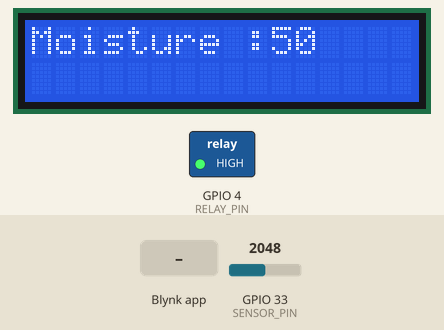
The sketch below on a simulated ESP32. Parts: 16×2 character LCD, switched loads named in the sketch (green lamp = pin HIGH). Inputs (shaded band) come from the test bench; at power-on: GPIO 33 (SENSOR_PIN) = 2048. WiFi joins after 1.5 s; servers stay silent unless stated; what the sketch prints to the serial monitor is not drawn.

Above: at 6.3 s.
6.4 s: Blynk app writes 1 to V1
At 7.1 s:
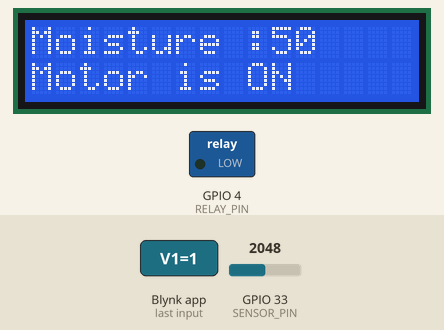
7.9 s: Blynk app writes 0 to V1
At 8.4 s:
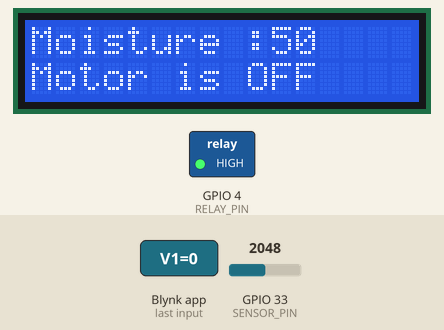
9.4 s: GPIO 33 (SENSOR_PIN) set to 2866
At 10.5 s:
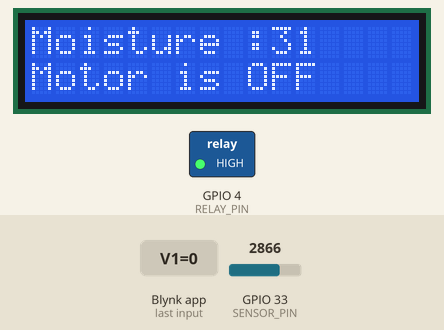
10.9 s: GPIO 33 (SENSOR_PIN) set to 3603
At 12.0 s:
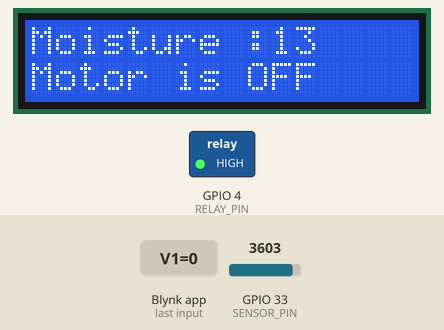
12.6 s: GPIO 33 (SENSOR_PIN) set to 4095
At 12.9 s:
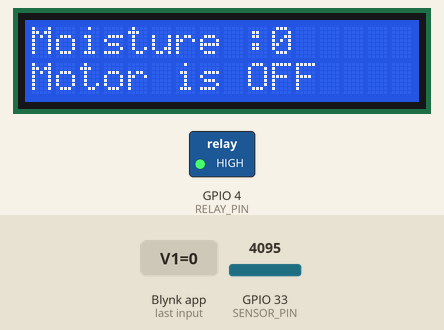
Timing chart, 0 to 15.1 s (numbered marks = the images above; inputs shaded):
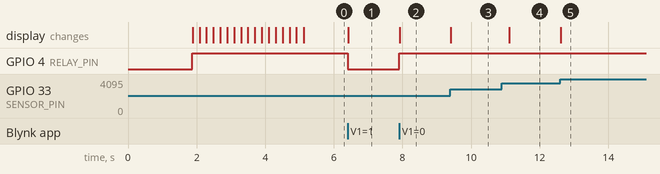

The sketch:

smart_watering.ino
```cpp
// Include necessary libraries
#include <LiquidCrystal_I2C.h> // For LCD display
#include <Wire.h>              // For I2C communication
#include <WiFiClient.h>        // WiFi library
#include <BlynkSimpleEsp32.h>  // Blynk library for ESP32

// Define pins
#define SENSOR_PIN 33 // Soil moisture sensor pin
#define RELAY_PIN 4   // Relay control pin for motor

// Initialize LCD with I2C address and dimensions
LiquidCrystal_I2C lcd(0x27, 16, 2);

// Blynk authentication and WiFi credentials
char auth[] = "BLYNK_AUTH_TOKEN"; // Auth token from Blynk
char ssid[] = "katinat";          // WiFi SSID
char pass[] = "12345678";         // WiFi password

// Initialize Blynk timer
BlynkTimer timer;

void setup()
{
  // Start serial communication for debugging
  Serial.begin(115200);

  // Initialize Blynk with cloud server and authentication token
  Blynk.begin(auth, ssid, pass, "blynk.cloud", 80);

  // Initialize LCD and set up relay pin
  lcd.init();
  lcd.backlight(); // Enable LCD backlight for visibility
  pinMode(RELAY_PIN, OUTPUT);
  digitalWrite(RELAY_PIN, HIGH); // Default state: motor off

  // Display loading message on LCD
  lcd.setCursor(1, 0);
  lcd.print("System Loading");
  for (int i = 0; i <= 15; i++)
  {
    lcd.setCursor(i, 1);
    lcd.print(".");
    delay(200); // Simulate loading with delay
  }
  lcd.clear(); // Clear LCD for next messages
}

// Function to read and send soil moisture data
void soilMoisture()
{
  int rawValue = analogRead(SENSOR_PIN);         // Read raw sensor value
  int moisture = map(rawValue, 0, 4095, 0, 100); // Convert to percentage
  moisture = (moisture - 100) * -1;              // Invert to get moisture level

  // Send moisture level to Blynk virtual pin V0
  Blynk.virtualWrite(V0, moisture);

  // Print moisture level to serial monitor for debugging
  Serial.println(moisture);

  // Display moisture level on LCD
  lcd.setCursor(0, 0);
  lcd.print("Moisture :");
  lcd.print(moisture);
  lcd.print(" "); // Clear old values
}

// Blynk button handler for relay control (V1 button)
BLYNK_WRITE(V1)
{
  bool relayState = param.asInt(); // Get button state from Blynk
  if (relayState == 1)
  {
    digitalWrite(RELAY_PIN, LOW); // Turn on motor
    lcd.setCursor(0, 1);
    lcd.print("Motor is ON ");
  }
  else
  {
    digitalWrite(RELAY_PIN, HIGH); // Turn off motor
    lcd.setCursor(0, 1);
    lcd.print("Motor is OFF");
  }
}

void loop()
{
  // Check soil moisture and update Blynk and LCD
  soilMoisture();

  // Run Blynk tasks
  Blynk.run();

  delay(200); // Control sensor read frequency to reduce noise
}
```

Measured:
- after the input at 6.4 s, GPIO 4 (RELAY_PIN): HIGH → LOW at once; the display: changes at once (image 1)
- after the input at 7.9 s, GPIO 4 (RELAY_PIN): LOW → HIGH at once; the display: changes at once (image 2)
- after the input at 9.4 s, the display: changes at once (image 3)
- after the input at 10.9 s, the display: changes after 0.22 s (image 4)
- after the input at 12.6 s, the display: changes at once (image 5)
